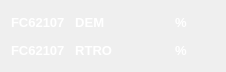
  <widget class="QWidget" name="layoutWidget_9">
   <property name="geometry">
    <rect>
     <x>380</x>
     <y>670</y>
     <width>206</width>
     <height>56</height>
    </rect>
   </property>
   <layout class="QVBoxLayout" name="verticalLayout_9">
    <item>
     <layout class="QHBoxLayout" name="horizontalLayout_5">
      <item>
       <widget class="QLabel" name="Descr_41">
        <property name="font">
         <font>
          <pointsize>10</pointsize>
          <weight>75</weight>
          <bold>true</bold>
         </font>
        </property>
        <property name="layoutDirection">
         <enum>Qt::LeftToRight</enum>
        </property>
        <property name="styleSheet">
         <string notr="true">background-color:none;
color: rgb(255, 255, 255);</string>
        </property>
        <property name="text">
         <string>FC62107   DEM</string>
        </property>
        <property name="alignment">
         <set>Qt::AlignLeading|Qt::AlignLeft|Qt::AlignVCenter</set>
        </property>
       </widget>
      </item>
      <item>
       <widget class="QLabel" name="lb_Lect_FC62107_DEM">
        <property name="minimumSize">
         <size>
          <width>50</width>
          <height>18</height>
         </size>
        </property>
        <property name="maximumSize">
         <size>
          <width>50</width>
          <height>18</height>
         </size>
        </property>
        <property name="font">
         <font>
          <pointsize>10</pointsize>
          <weight>75</weight>
          <bold>true</bold>
         </font>
        </property>
        <property name="layoutDirection">
         <enum>Qt::LeftToRight</enum>
        </property>
        <property name="styleSheet">
         <string notr="true">background-color:none;
color: rgb(255, 255, 255);</string>
        </property>
        <property name="text">
         <string/>
        </property>
        <property name="alignment">
         <set>Qt::AlignRight|Qt::AlignTrailing|Qt::AlignVCenter</set>
        </property>
       </widget>
      </item>
      <item>
       <widget class="QLabel" name="lb_Unit_FC62107_DEM">
        <property name="minimumSize">
         <size>
          <width>40</width>
          <height>22</height>
         </size>
        </property>
        <property name="maximumSize">
         <size>
          <width>40</width>
          <height>22</height>
         </size>
        </property>
        <property name="font">
         <font>
          <pointsize>10</pointsize>
          <weight>75</weight>
          <bold>true</bold>
         </font>
        </property>
        <property name="layoutDirection">
         <enum>Qt::LeftToRight</enum>
        </property>
        <property name="styleSheet">
         <string notr="true">background-color:none;
color: rgb(255, 255, 255);</string>
        </property>
        <property name="text">
         <string>%</string>
        </property>
        <property name="alignment">
         <set>Qt::AlignLeading|Qt::AlignLeft|Qt::AlignVCenter</set>
        </property>
       </widget>
      </item>
     </layout>
    </item>
    <item>
     <layout class="QHBoxLayout" name="horizontalLayout_6">
      <item>
       <widget class="QLabel" name="Descr_42">
        <property name="font">
         <font>
          <pointsize>10</pointsize>
          <weight>75</weight>
          <bold>true</bold>
         </font>
        </property>
        <property name="layoutDirection">
         <enum>Qt::LeftToRight</enum>
        </property>
        <property name="styleSheet">
         <string notr="true">background-color:none;
color: rgb(255, 255, 255);</string>
        </property>
        <property name="text">
         <string>FC62107   RTRO</string>
        </property>
        <property name="alignment">
         <set>Qt::AlignLeading|Qt::AlignLeft|Qt::AlignVCenter</set>
        </property>
       </widget>
      </item>
      <item>
       <widget class="QLabel" name="lb_Lect_FC62107_RTRO">
        <property name="minimumSize">
         <size>
          <width>50</width>
          <height>18</height>
         </size>
        </property>
        <property name="maximumSize">
         <size>
          <width>50</width>
          <height>18</height>
         </size>
        </property>
        <property name="font">
         <font>
          <pointsize>10</pointsize>
          <weight>75</weight>
          <bold>true</bold>
         </font>
        </property>
        <property name="layoutDirection">
         <enum>Qt::LeftToRight</enum>
        </property>
        <property name="styleSheet">
         <string notr="true">background-color:none;
color: rgb(255, 255, 255);</string>
        </property>
        <property name="text">
         <string/>
        </property>
        <property name="alignment">
         <set>Qt::AlignRight|Qt::AlignTrailing|Qt::AlignVCenter</set>
        </property>
       </widget>
      </item>
      <item>
       <widget class="QLabel" name="lb_Unit_FC62107_RTRO">
        <property name="minimumSize">
         <size>
          <width>40</width>
          <height>22</height>
         </size>
        </property>
        <property name="maximumSize">
         <size>
          <width>40</width>
          <height>22</height>
         </size>
        </property>
        <property name="font">
         <font>
          <pointsize>10</pointsize>
          <weight>75</weight>
          <bold>true</bold>
         </font>
        </property>
        <property name="layoutDirection">
         <enum>Qt::LeftToRight</enum>
        </property>
        <property name="styleSheet">
         <string notr="true">background-color:none;
color: rgb(255, 255, 255);</string>
        </property>
        <property name="text">
         <string>%</string>
        </property>
        <property name="alignment">
         <set>Qt::AlignLeading|Qt::AlignLeft|Qt::AlignVCenter</set>
        </property>
       </widget>
      </item>
     </layout>
    </item>
   </layout>
  </widget>
